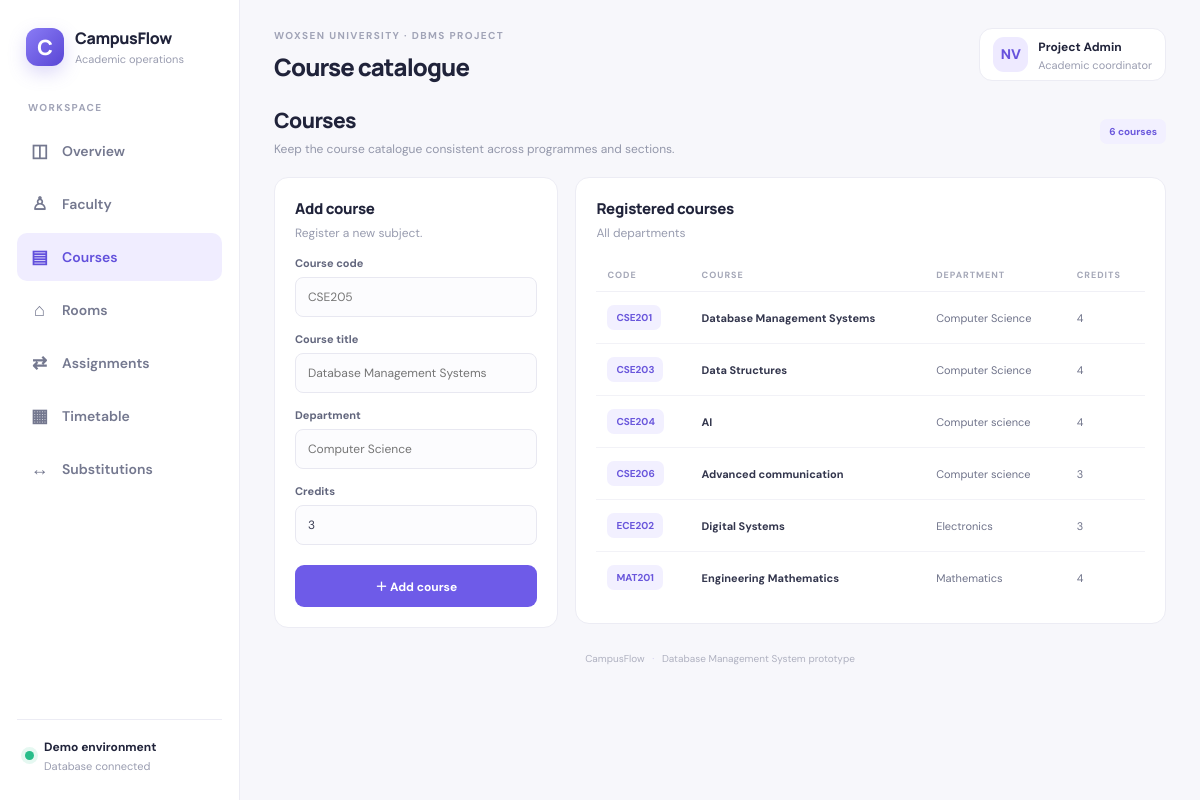
Screenshot of /courses with the database file from the repository.
### tables this page shows
CREATE TABLE courses (
            id INTEGER PRIMARY KEY AUTOINCREMENT, code TEXT NOT NULL UNIQUE,
            title TEXT NOT NULL, department TEXT NOT NULL, credits INTEGER NOT NULL DEFAULT 3
        );

### app.py (the view, shortened to what this page needs)
@app.route("/courses", methods=["GET","POST"])
def courses():
    with connect() as con:
        rows=con.execute("SELECT * FROM courses ORDER BY code").fetchall()
    return render_template("courses.html",rows=rows)

### app.py (called while the page is built)
def connect():
    con = sqlite3.connect(DB)
    con.row_factory = sqlite3.Row
    con.execute("PRAGMA foreign_keys = ON")
    return con

### templates/courses.html
{% extends "base.html" %}{% set heading="Course catalogue" %}
{% block content %}
<div class="page-intro"><div><h2>Courses</h2><p>Keep the course catalogue consistent across programmes and sections.</p></div><span class="tag">{{ rows|length }} courses</span></div>
<div class="content-grid"><form class="panel form-panel" method="post"><h3>Add course</h3><p class="muted">Register a new subject.</p><label>Course code<input name="code" required placeholder="CSE205"></label><label>Course title<input name="title" required placeholder="Database Management Systems"></label><label>Department<input name="department" required placeholder="Computer Science"></label><label>Credits<input name="credits" type="number" min="1" max="10" value="3" required></label><button class="button" type="submit">＋ Add course</button></form>
<div class="panel"><div class="panel-head"><div><h3>Registered courses</h3><p>All departments</p></div></div><div class="table-wrap"><table><thead><tr><th>CODE</th><th>COURSE</th><th>DEPARTMENT</th><th>CREDITS</th></tr></thead><tbody>{% for r in rows %}<tr><td><span class="tag">{{ r.code }}</span></td><td><b>{{ r.title }}</b></td><td>{{ r.department }}</td><td>{{ r.credits }}</td></tr>{% endfor %}</tbody></table></div></div></div>{% endblock %}

### static/style.css (style rules this page uses)
:root { --ink:#20233a;--muted:#85899f;--line:#ececf4;--purple:#6e5be8;--bg:#f7f7fb;--white:#fff }
* { box-sizing:border-box }
body { margin:0;background:var(--bg);color:var(--ink);font-family:'DM Sans',Arial,sans-serif;font-size:14px }
.button { border:0;background:var(--purple);color:#fff;border-radius:9px;padding:12px 16px;font:700 12px 'DM Sans';cursor:pointer;text-decoration:none;display:inline-flex;align-items:center;justify-content:center;white-space:nowrap }
.stat-card,.panel { background:#fff;border:1px solid var(--line);border-radius:14px }
.panel { padding:20px;min-width:0 }
.panel-head { display:flex;align-items:center;justify-content:space-between;gap:10px;margin-bottom:18px }
.panel h3,.panel-head h3 { font:800 15px Manrope;margin:0;letter-spacing:-.3px }
.panel-head p,.muted { font-size:12px;color:#989caf;margin:6px 0 0 }
.table-wrap { overflow-x:auto }
table { width:100%;border-collapse:collapse;white-space:nowrap }
th { text-align:left;font-size:9px;letter-spacing:1px;color:#a4a7b7;font-weight:700;padding:10px 11px;border-bottom:1px solid #f0f0f6 }
td { padding:13px 11px;border-bottom:1px solid #f2f2f7;font-size:11px;color:#6f738a }
tbody tr:last-child td { border-bottom:0 }
td b { color:#33364d;font-size:11px }
.tag { display:inline-block;padding:6px 9px;border-radius:7px;background:#f2f0ff;color:#6a57dc;font-size:10px;font-weight:700 }
.page-intro { display:flex;justify-content:space-between;align-items:center;margin:4px 0 20px }
.page-intro h2 { font:800 21px Manrope;margin:0;letter-spacing:-.6px }
.page-intro p { color:#9397aa;font-size:12px;margin:7px 0 0 }
.content-grid { display:grid;grid-template-columns:minmax(260px,.65fr) minmax(0,1.35fr);gap:17px;align-items:start }
.form-panel h3 { margin-bottom:0 }
.form-panel label { display:block;font-size:11px;font-weight:700;color:#62667d;margin-top:15px }
.form-panel input,.form-panel select,.form-panel textarea { display:block;width:100%;margin-top:7px;border:1px solid #e8e8f1;border-radius:8px;background:#fcfcfe;padding:11px 12px;font:12px 'DM Sans';color:#3d4056;outline:none }
.form-panel>.button { width:100%;margin-top:20px }

### rows the page displays
courses: code "CSE201", title "Database Management Systems", department "Computer Science", credits "4"
courses: code "CSE203", title "Data Structures", department "Computer Science", credits "4"
courses: code "CSE204", title "AI", department "Computer science", credits "4"
courses: code "CSE206", title "Advanced communication", department "Computer science", credits "3"
courses: code "ECE202", title "Digital Systems", department "Electronics", credits "3"
courses: code "MAT201", title "Engineering Mathematics", department "Mathematics", credits "4"

### other values shown
{{ heading or "Faculty Workload & Timetable" }} "Course catalogue"
{{ rows|length }} "6"
